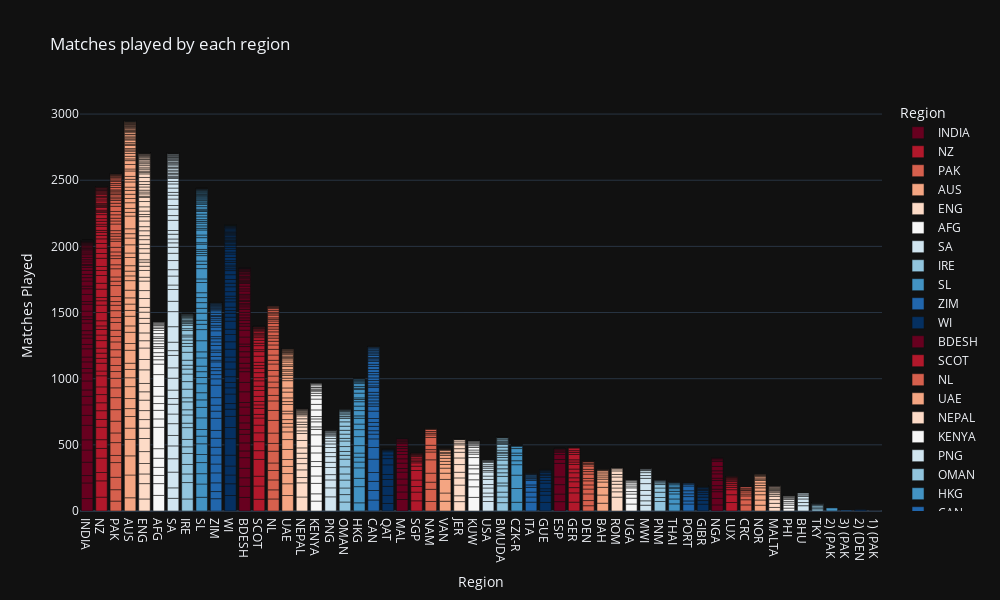

Notebook code for this chart:
### Code cell
#plotting
px.bar(t20, x="Final Region", y="HS", color="Final Region", title="Matches played by each region"
       , color_discrete_sequence=px.colors.sequential.RdBu, height=600, width=1000, template="plotly_dark",
       labels={"Final Region": "Region", "HS": "Matches Played"})
